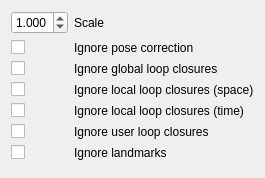
       <widget class="QWidget" name="page_3">
        <property name="geometry">
         <rect>
          <x>0</x>
          <y>0</y>
          <width>248</width>
          <height>178</height>
         </rect>
        </property>
        <attribute name="label">
         <string>Graph optimization</string>
        </attribute>
        <layout class="QGridLayout" name="gridLayout_7" columnstretch="0,0,0">
         <item row="2" column="0">
          <widget class="QCheckBox" name="checkBox_ignoreGlobalLoop">
           <property name="text">
            <string/>
           </property>
           <property name="checked">
            <bool>false</bool>
           </property>
          </widget>
         </item>
         <item row="4" column="2">
          <widget class="QLabel" name="label_49">
           <property name="text">
            <string>Ignore local loop closures (time)</string>
           </property>
          </widget>
         </item>
         <item row="3" column="0">
          <widget class="QCheckBox" name="checkBox_ignoreLocalLoopSpace">
           <property name="text">
            <string/>
           </property>
           <property name="checked">
            <bool>false</bool>
           </property>
          </widget>
         </item>
         <item row="2" column="2">
          <widget class="QLabel" name="label_48">
           <property name="text">
            <string>Ignore global loop closures</string>
           </property>
          </widget>
         </item>
         <item row="1" column="2">
          <widget class="QLabel" name="label_35">
           <property name="text">
            <string>Ignore pose correction</string>
           </property>
          </widget>
         </item>
         <item row="1" column="0">
          <widget class="QCheckBox" name="checkBox_ignorePoseCorrection">
           <property name="text">
            <string/>
           </property>
           <property name="checked">
            <bool>false</bool>
           </property>
          </widget>
         </item>
         <item row="4" column="0">
          <widget class="QCheckBox" name="checkBox_ignoreLocalLoopTime">
           <property name="text">
            <string/>
           </property>
           <property name="checked">
            <bool>false</bool>
           </property>
          </widget>
         </item>
         <item row="7" column="0">
          <spacer name="verticalSpacer_3">
           <property name="orientation">
            <enum>Qt::Orientation::Vertical</enum>
           </property>
           <property name="sizeHint" stdset="0">
            <size>
             <width>0</width>
             <height>40</height>
            </size>
           </property>
          </spacer>
         </item>
         <item row="5" column="0">
          <widget class="QCheckBox" name="checkBox_ignoreUserLoop">
           <property name="text">
            <string/>
           </property>
           <property name="checked">
            <bool>false</bool>
           </property>
          </widget>
         </item>
         <item row="5" column="2">
          <widget class="QLabel" name="label_50">
           <property name="text">
            <string>Ignore user loop closures</string>
           </property>
          </widget>
         </item>
         <item row="3" column="2">
          <widget class="QLabel" name="label_47">
           <property name="text">
            <string>Ignore local loop closures (space)</string>
           </property>
          </widget>
         </item>
         <item row="0" column="2">
          <widget class="QLabel" name="label_scale_title">
           <property name="text">
            <string>Scale</string>
           </property>
          </widget>
         </item>
         <item row="0" column="0">
          <widget class="QDoubleSpinBox" name="doubleSpinBox_optimizationScale">
           <property name="decimals">
            <number>3</number>
           </property>
           <property name="minimum">
            <double>0.100000000000000</double>
           </property>
           <property name="maximum">
            <double>9.900000000000000</double>
           </property>
           <property name="singleStep">
            <double>0.001000000000000</double>
           </property>
           <property name="value">
            <double>1.000000000000000</double>
           </property>
          </widget>
         </item>
         <item row="6" column="2">
          <widget class="QLabel" name="label_58">
           <property name="text">
            <string>Ignore landmarks</string>
           </property>
          </widget>
         </item>
         <item row="6" column="0">
          <widget class="QCheckBox" name="checkBox_ignoreLandmarks">
           <property name="text">
            <string/>
           </property>
           <property name="checked">
            <bool>false</bool>
           </property>
          </widget>
         </item>
        </layout>
       </widget>
